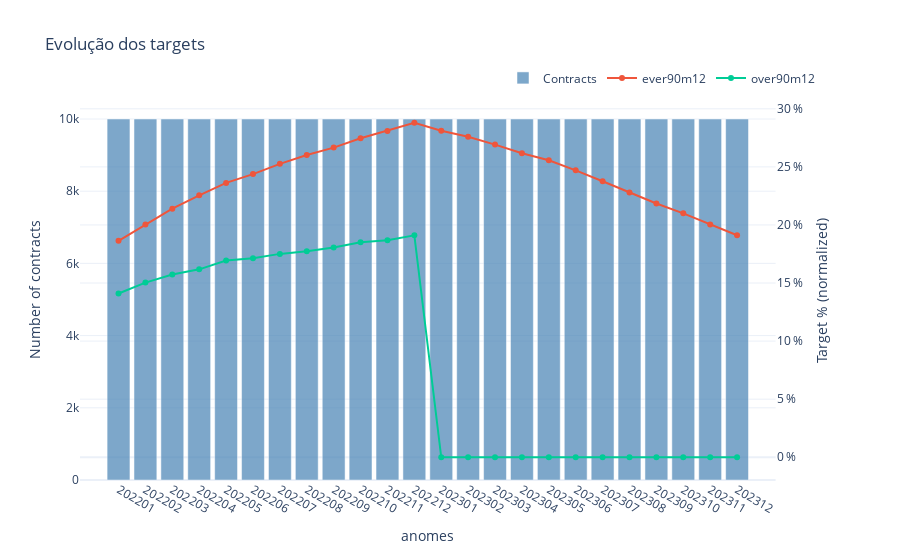

Notebook code for this chart:
### Code cell
fig = calculadora.plot_targets(
    df,
    target_cols=[
        "ever90m12",
        "over90m12",
        "ever30m4",
        "over30m4",
        ],
    normalize=True,   # exibe porcentagem
    title="Evolução dos targets"
)
fig.show()

### Figure 1 — Plotly figure (JSON) as saved in the notebook; plotly's stock layout.template omitted (floating-point values rounded to 4 significant figures)
{"data": [{"marker": {"color": "steelblue"}, "name": "Contracts", "opacity": 0.7, "type": "bar", "x": ["202201", "202202", "202203", "202204", "202205", "202206", "202207", "202208", "202209", "202210", "202211", "202212", "202301", "202302", "202303", "202304", "202305", "202306", "202307", "202308", "202309", "202310", "202311", "202312"], "xaxis": "x", "y": [10000, 10000, 10000, 10000, 10000, 10000, 10000, 10000, 10000, 10000, 10000, 10000, 10000, 10000, 10000, 10000, 10000, 10000, 10000, 10000, 10000, 10000, 10000, 10000], "yaxis": "y"}, {"mode": "lines+markers", "name": "ever90m12", "type": "scatter", "x": ["202201", "202202", "202203", "202204", "202205", "202206", "202207", "202208", "202209", "202210", "202211", "202212", "202301", "202302", "202303", "202304", "202305", "202306", "202307", "202308", "202309", "202310", "202311", "202312"], "xaxis": "x", "y": [18.63, 20.05, 21.4, 22.55, 23.62, 24.38, 25.26, 26.02, 26.66, 27.46, 28.1, 28.8, 28.11, 27.59, 26.92, 26.17, 25.57, 24.7, 23.76, 22.79, 21.85, 21.0, 20.05, 19.11], "yaxis": "y2"}, {"mode": "lines+markers", "name": "over90m12", "type": "scatter", "x": ["202201", "202202", "202203", "202204", "202205", "202206", "202207", "202208", "202209", "202210", "202211", "202212", "202301", "202302", "202303", "202304", "202305", "202306", "202307", "202308", "202309", "202310", "202311", "202312"], "xaxis": "x", "y": [14.1, 15.04, 15.73, 16.18, 16.94, 17.13, 17.51, 17.73, 18.06, 18.51, 18.69, 19.11, 0.0, 0.0, 0.0, 0.0, 0.0, 0.0, 0.0, 0.0, 0.0, 0.0, 0.0, 0.0], "yaxis": "y2"}], "layout": {"bargap": 0.15, "legend": {"orientation": "h", "x": 1, "xanchor": "right", "y": 1.02, "yanchor": "bottom"}, "title": {"text": "Evolução dos targets"}, "xaxis": {"anchor": "y", "domain": [0, 0.94], "title": {"text": "anomes"}}, "yaxis": {"anchor": "x", "domain": [0, 1], "title": {"text": "Number of contracts"}}, "yaxis2": {"anchor": "x", "overlaying": "y", "side": "right", "ticksuffix": " %", "title": {"text": "Target % (normalized)"}}}}
